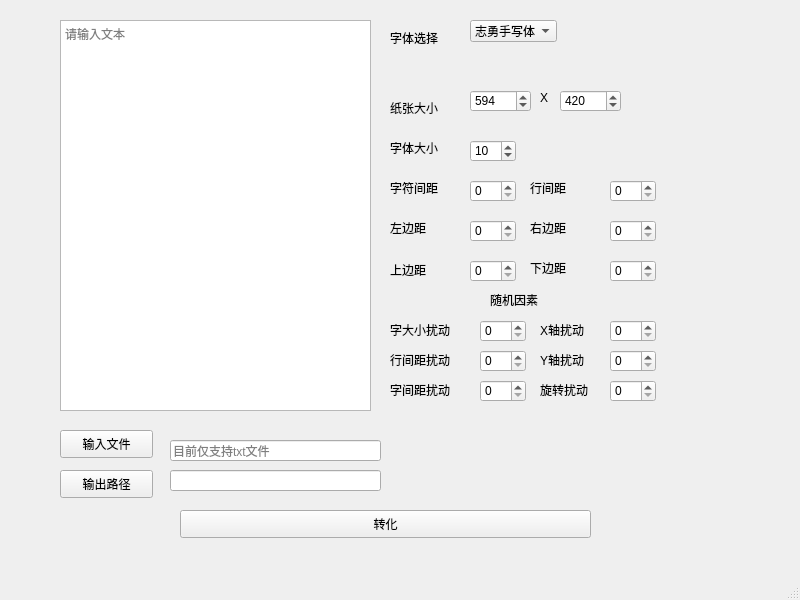
<?xml version="1.0" encoding="UTF-8"?>
<ui version="4.0">
 <class>MainWindow</class>
 <widget class="QMainWindow" name="MainWindow">
  <property name="geometry">
   <rect>
    <x>0</x>
    <y>0</y>
    <width>800</width>
    <height>600</height>
   </rect>
  </property>
  <property name="windowTitle">
   <string>MainWindow</string>
  </property>
  <widget class="QWidget" name="centralwidget">
   <widget class="QSpinBox" name="left_margin">
    <property name="geometry">
     <rect>
      <x>470</x>
      <y>220</y>
      <width>46</width>
      <height>22</height>
     </rect>
    </property>
    <property name="maximum">
     <number>999</number>
    </property>
   </widget>
   <widget class="QPushButton" name="out_path">
    <property name="geometry">
     <rect>
      <x>60</x>
      <y>470</y>
      <width>93</width>
      <height>28</height>
     </rect>
    </property>
    <property name="text">
     <string>输出路径</string>
    </property>
   </widget>
   <widget class="QSpinBox" name="right_margin">
    <property name="geometry">
     <rect>
      <x>610</x>
      <y>220</y>
      <width>46</width>
      <height>22</height>
     </rect>
    </property>
    <property name="maximum">
     <number>999</number>
    </property>
    <property name="value">
     <number>0</number>
    </property>
   </widget>
   <widget class="QSpinBox" name="perturb_x_sigma">
    <property name="geometry">
     <rect>
      <x>610</x>
      <y>320</y>
      <width>46</width>
      <height>22</height>
     </rect>
    </property>
   </widget>
   <widget class="QLabel" name="label_9">
    <property name="geometry">
     <rect>
      <x>530</x>
      <y>260</y>
      <width>72</width>
      <height>15</height>
     </rect>
    </property>
    <property name="text">
     <string>下边距</string>
    </property>
   </widget>
   <widget class="QLabel" name="label_4">
    <property name="geometry">
     <rect>
      <x>540</x>
      <y>90</y>
      <width>21</width>
      <height>16</height>
     </rect>
    </property>
    <property name="text">
     <string>X</string>
    </property>
   </widget>
   <widget class="QLabel" name="label">
    <property name="geometry">
     <rect>
      <x>390</x>
      <y>30</y>
      <width>72</width>
      <height>15</height>
     </rect>
    </property>
    <property name="text">
     <string>字体选择</string>
    </property>
   </widget>
   <widget class="QSpinBox" name="image_height">
    <property name="geometry">
     <rect>
      <x>470</x>
      <y>90</y>
      <width>61</width>
      <height>22</height>
     </rect>
    </property>
    <property name="minimum">
     <number>1</number>
    </property>
    <property name="maximum">
     <number>9999</number>
    </property>
    <property name="value">
     <number>594</number>
    </property>
   </widget>
   <widget class="QLabel" name="label_16">
    <property name="geometry">
     <rect>
      <x>540</x>
      <y>350</y>
      <width>61</width>
      <height>20</height>
     </rect>
    </property>
    <property name="text">
     <string>Y轴扰动</string>
    </property>
   </widget>
   <widget class="QLineEdit" name="in_text">
    <property name="geometry">
     <rect>
      <x>170</x>
      <y>440</y>
      <width>211</width>
      <height>21</height>
     </rect>
    </property>
    <property name="placeholderText">
     <string>目前仅支持txt文件</string>
    </property>
   </widget>
   <widget class="QSpinBox" name="image_weight">
    <property name="geometry">
     <rect>
      <x>560</x>
      <y>90</y>
      <width>61</width>
      <height>22</height>
     </rect>
    </property>
    <property name="minimum">
     <number>1</number>
    </property>
    <property name="maximum">
     <number>9999</number>
    </property>
    <property name="value">
     <number>420</number>
    </property>
   </widget>
   <widget class="QSpinBox" name="top_margin">
    <property name="geometry">
     <rect>
      <x>470</x>
      <y>260</y>
      <width>46</width>
      <height>22</height>
     </rect>
    </property>
    <property name="maximum">
     <number>999</number>
    </property>
   </widget>
   <widget class="QLabel" name="label_3">
    <property name="geometry">
     <rect>
      <x>390</x>
      <y>140</y>
      <width>72</width>
      <height>15</height>
     </rect>
    </property>
    <property name="text">
     <string>字体大小</string>
    </property>
   </widget>
   <widget class="QPushButton" name="pushButton_3">
    <property name="geometry">
     <rect>
      <x>180</x>
      <y>510</y>
      <width>411</width>
      <height>28</height>
     </rect>
    </property>
    <property name="text">
     <string>转化</string>
    </property>
   </widget>
   <widget class="QLabel" name="label_15">
    <property name="geometry">
     <rect>
      <x>540</x>
      <y>320</y>
      <width>81</width>
      <height>20</height>
     </rect>
    </property>
    <property name="text">
     <string>X轴扰动</string>
    </property>
   </widget>
   <widget class="QPushButton" name="in_path">
    <property name="geometry">
     <rect>
      <x>60</x>
      <y>430</y>
      <width>93</width>
      <height>28</height>
     </rect>
    </property>
    <property name="text">
     <string>输入文件</string>
    </property>
   </widget>
   <widget class="QLabel" name="label_8">
    <property name="geometry">
     <rect>
      <x>390</x>
      <y>260</y>
      <width>72</width>
      <height>20</height>
     </rect>
    </property>
    <property name="text">
     <string>上边距</string>
    </property>
   </widget>
   <widget class="QSpinBox" name="bottom_margin">
    <property name="geometry">
     <rect>
      <x>610</x>
      <y>260</y>
      <width>46</width>
      <height>22</height>
     </rect>
    </property>
    <property name="maximum">
     <number>999</number>
    </property>
   </widget>
   <widget class="QSpinBox" name="word_spacing_sigma">
    <property name="geometry">
     <rect>
      <x>480</x>
      <y>380</y>
      <width>46</width>
      <height>22</height>
     </rect>
    </property>
   </widget>
   <widget class="QSpinBox" name="line_spacing_sigma">
    <property name="geometry">
     <rect>
      <x>480</x>
      <y>350</y>
      <width>46</width>
      <height>22</height>
     </rect>
    </property>
   </widget>
   <widget class="QSpinBox" name="line_spacing">
    <property name="geometry">
     <rect>
      <x>610</x>
      <y>180</y>
      <width>46</width>
      <height>22</height>
     </rect>
    </property>
    <property name="maximum">
     <number>1000</number>
    </property>
    <property name="value">
     <number>0</number>
    </property>
   </widget>
   <widget class="QLabel" name="label_14">
    <property name="geometry">
     <rect>
      <x>390</x>
      <y>380</y>
      <width>81</width>
      <height>20</height>
     </rect>
    </property>
    <property name="text">
     <string>字间距扰动</string>
    </property>
   </widget>
   <widget class="QComboBox" name="comboBox">
    <property name="geometry">
     <rect>
      <x>470</x>
      <y>20</y>
      <width>87</width>
      <height>22</height>
     </rect>
    </property>
    <item>
     <property name="text">
      <string>志勇手写体书</string>
     </property>
    </item>
   </widget>
   <widget class="QLabel" name="label_7">
    <property name="geometry">
     <rect>
      <x>530</x>
      <y>180</y>
      <width>72</width>
      <height>15</height>
     </rect>
    </property>
    <property name="text">
     <string>行间距</string>
    </property>
   </widget>
   <widget class="QSpinBox" name="perturb_y_sigma">
    <property name="geometry">
     <rect>
      <x>610</x>
      <y>350</y>
      <width>46</width>
      <height>22</height>
     </rect>
    </property>
   </widget>
   <widget class="QPlainTextEdit" name="plainTextEdit">
    <property name="geometry">
     <rect>
      <x>60</x>
      <y>20</y>
      <width>311</width>
      <height>391</height>
     </rect>
    </property>
    <property name="placeholderText">
     <string>请输入文本</string>
    </property>
   </widget>
   <widget class="QSpinBox" name="font_size_sigma">
    <property name="geometry">
     <rect>
      <x>480</x>
      <y>320</y>
      <width>46</width>
      <height>22</height>
     </rect>
    </property>
   </widget>
   <widget class="QSpinBox" name="perturb_theta_sigma">
    <property name="geometry">
     <rect>
      <x>610</x>
      <y>380</y>
      <width>46</width>
      <height>22</height>
     </rect>
    </property>
   </widget>
   <widget class="QLineEdit" name="out_text">
    <property name="geometry">
     <rect>
      <x>170</x>
      <y>470</y>
      <width>211</width>
      <height>21</height>
     </rect>
    </property>
   </widget>
   <widget class="QLabel" name="label_13">
    <property name="geometry">
     <rect>
      <x>390</x>
      <y>350</y>
      <width>81</width>
      <height>20</height>
     </rect>
    </property>
    <property name="text">
     <string>行间距扰动</string>
    </property>
   </widget>
   <widget class="QLabel" name="label_2">
    <property name="geometry">
     <rect>
      <x>390</x>
      <y>100</y>
      <width>72</width>
      <height>15</height>
     </rect>
    </property>
    <property name="text">
     <string>纸张大小</string>
    </property>
   </widget>
   <widget class="QSpinBox" name="front_size">
    <property name="geometry">
     <rect>
      <x>470</x>
      <y>140</y>
      <width>46</width>
      <height>22</height>
     </rect>
    </property>
    <property name="minimum">
     <number>1</number>
    </property>
    <property name="maximum">
     <number>999</number>
    </property>
    <property name="value">
     <number>10</number>
    </property>
   </widget>
   <widget class="QSpinBox" name="word_spacing">
    <property name="geometry">
     <rect>
      <x>470</x>
      <y>180</y>
      <width>46</width>
      <height>22</height>
     </rect>
    </property>
    <property name="value">
     <number>0</number>
    </property>
   </widget>
   <widget class="QLabel" name="label_11">
    <property name="geometry">
     <rect>
      <x>490</x>
      <y>290</y>
      <width>72</width>
      <height>20</height>
     </rect>
    </property>
    <property name="text">
     <string>随机因素</string>
    </property>
   </widget>
   <widget class="QLabel" name="label_10">
    <property name="geometry">
     <rect>
      <x>530</x>
      <y>220</y>
      <width>72</width>
      <height>15</height>
     </rect>
    </property>
    <property name="text">
     <string>右边距</string>
    </property>
   </widget>
   <widget class="QLabel" name="label_6">
    <property name="geometry">
     <rect>
      <x>390</x>
      <y>220</y>
      <width>72</width>
      <height>15</height>
     </rect>
    </property>
    <property name="text">
     <string>左边距</string>
    </property>
   </widget>
   <widget class="QLabel" name="label_5">
    <property name="geometry">
     <rect>
      <x>390</x>
      <y>180</y>
      <width>72</width>
      <height>15</height>
     </rect>
    </property>
    <property name="text">
     <string>字符间距</string>
    </property>
   </widget>
   <widget class="QLabel" name="label_17">
    <property name="geometry">
     <rect>
      <x>540</x>
      <y>380</y>
      <width>81</width>
      <height>20</height>
     </rect>
    </property>
    <property name="text">
     <string>旋转扰动</string>
    </property>
   </widget>
   <widget class="QLabel" name="label_12">
    <property name="geometry">
     <rect>
      <x>390</x>
      <y>320</y>
      <width>81</width>
      <height>20</height>
     </rect>
    </property>
    <property name="text">
     <string>字大小扰动</string>
    </property>
   </widget>
  </widget>
  <widget class="QStatusBar" name="statusbar"/>
  <action name="actiontest">
   <property name="text">
    <string>帮助</string>
   </property>
   <property name="toolTip">
    <string>don't konw</string>
   </property>
  </action>
  <action name="actionauthor">
   <property name="text">
    <string>作者信息</string>
   </property>
  </action>
 </widget>
 <resources/>
 <connections/>
</ui>
